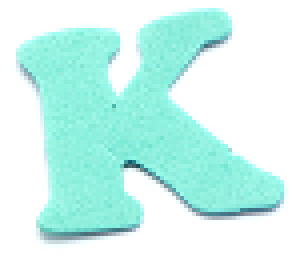
%> input picture generalized-hough-transform/PA2-testimages/template_K.png, 74 x 64 px (shown 4 times larger)
$ octave main.m   (GNU Octave 9; MATLAB toolbox functions it lacks are replaced by stand-ins)
%> lines starting %> are read from the running program, lines starting %| are printed output that depends on the picture; in (x1, y1, x2, y2) boxes, pixels count from 0 and x2, y2 are one past the last pixel; in counts of white or black regions, pixels touching at a corner belong together; the program's own positions count from 1
%> further down, template is the input picture: size 64x74x3 uint8; mean R, G, B 203, 245.4, 238.6
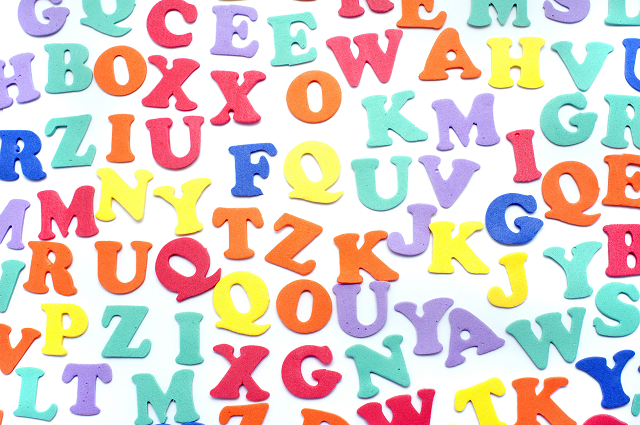
%> input picture generalized-hough-transform/PA2-testimages/letters.png, 640 x 425 px
%> further down, testImage is the input picture: size 425x640x3 uint8; mean R, G, B 221.7, 207.5, 201.2
### generalized-hough-transform/test_letter/build_RTable.m
function [rTable, bin_count] = build_RTable(img)
img_grey = rgb2gray(img);
BW = edge(img_grey,'Canny');
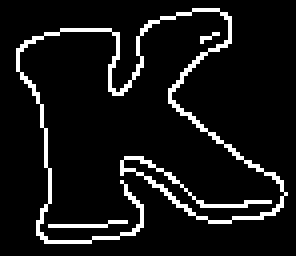
%> BW: size 64x74 logical (shown 4 times larger); 8.4% white in thin lines or dots, all inside (x1, y1, x2, y2) = (4, 2, 72, 61)

[~, Gdir] = imgradient(img_grey);
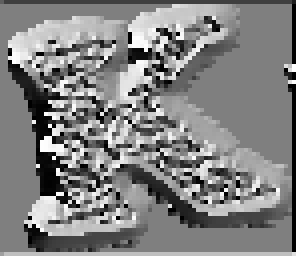
%> Gdir: size 64x74 double (shown 4 times larger); min -180, max 179.9, mean 3.2; drawn with min black and max white
% imshow(img);
% imshow(Gmag);
% imshow(Gdir);

% Use the centroid as the reference point
ref = round([size(img_grey, 1)/2, size(img_grey, 2)/2]);
%> ref = [32 37]
% BW(ref(1),ref(2)) = 1;

% Iterate through all contour points
% For each point get three piece of information
count = 1;
contourPoints = zeros(sum(sum(BW == 1)), 3);
contourReference = zeros(sum(sum(BW == 1)), 3);
for i = 1 : size(BW, 1)
    for j = 1 : size(BW, 2)
        if (BW(i,j) == 1)
           Gdir(i, j) = round (Gdir(i, j) / 2) * 2;
           if ((Gdir(i ,j)) == 180)
               Gdir(i,j) = -180;
           end
           contourPoints(count, :) = [i, j, Gdir(i, j)];
           contourReference(count, :) = [ref(1) - i, ref(2) - j, Gdir(i, j)];
           count = count + 1;
        end
    end
end
%> Gdir: size 64x74 double; 8.36% of pixels changed, all inside (x1, y1, x2, y2) = (4, 2, 72, 61)
%> after the loop, contourPoints = 400 rows, first 12: [3 49 98; 3 50 94; 3 51 94; 3 52 96; 3 53 94; 3 54 88; 3 55 76; 4 45 102; 4 46 102; 4 47 102; 4 48 102; 4 56 58]; contourReference = 400 rows, first 12: [29 -12 98; 29 -13 94; 29 -14 94; 29 -15 96; 29 -16 94; 29 -17 88; 29 -18 76; 28 -8 102; 28 -9 102; 28 -10 102; 28 -11 102; 28 -19 58]; count = 401

% Build R-table, assume the vertors in each row is no more than 100
bin_size = 180;
bin_value = zeros(bin_size, 1);
bin_count = zeros(bin_size, 1);
rTable = zeros(bin_size, 100, 3);
for i =  1 : bin_size
    bin_value(i) = -180 + (i - 1) * 2;
end

for i = 1 : size(contourReference,1)
    binIndex = (contourReference(i, 3) + 180) / 2 + 1;
    bin_count(binIndex) = bin_count(binIndex) + 1;
    rTable(binIndex, bin_count(binIndex), :) = contourReference(i, :);
end
%> this loop made 400 passes
%> binIndex on passes 1 to 3: 140, 138, 138
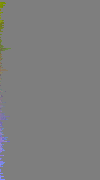
%> rTable: size 180x100x3 double; mean R, G, B -0.1, 0, 0.2; drawn with min black and max white
%> after the loop, bin_count = 180 values, max 11 at index 49, min 0 at index 1, mean 2.22

### generalized-hough-transform/test_letter/matching.m
function pos = matching(img_grey, rTable, bin_count, rotation, threshold, BW)
% Form an accumulator array
[~,Gdir] = imgradient(img_grey);

% Iterate through all contour points
% For each point get three piece of information
count = 1;
contourPoints = zeros(sum(sum(BW == 1)), 3);
for i = 1 : size(BW, 1)
    for j = 1 : size(BW, 2)
        if (BW(i,j) == 1)
           Gdir(i, j) = round ((Gdir(i, j) + rotation) / 2) * 2;
           if ((Gdir(i ,j)) >= 180)
               Gdir(i,j) =  Gdir(i,j) - 360;
           elseif ((Gdir(i ,j)) < -180)
               Gdir(i,j) =  Gdir(i,j) + 360;
           end
           contourPoints(count, :) = [i, j, Gdir(i, j)];
           count = count + 1;
        end
    end
end

% calculate possible center
accumulator = zeros(size(BW));
rotation_rad = degtorad(-rotation);
rotate_matrix = [cos(rotation_rad), -sin(rotation_rad); ...
    sin(rotation_rad), cos(rotation_rad)];
for i = 1 : size(contourPoints,1)
    binIndex = (contourPoints(i, 3) + 180) / 2 + 1;
    for j = 1 : bin_count(binIndex)
        deltaY = rTable(binIndex, j, 1);
        deltaX = rTable(binIndex, j, 2);
        delta = rotate_matrix * [deltaY; deltaX];
        targetY = round(contourPoints(i, 1) + delta(1));
        targetX = round(contourPoints(i, 2) + delta(2));
        if (targetY >= 1 && targetY <= size(accumulator, 1))
            if (targetX >= 1 && targetX <= size(accumulator, 2))
                accumulator(targetY, targetX) = accumulator(targetY, targetX) + 1;
            end
        end
    end
end

% find largest values in the array as the locations of the objects desired
accumulator(accumulator < threshold) = 0;
[row,col] = find(accumulator > threshold);
pos = [row, col];

### generalized-hough-transform/test_letter/main.m
template = imread('./PA2-testimages/template_K.png');
threshold = 18; % threshold for template K

% template = imread('./PA2-testimages/template_Q.png');
% threshold = 25; % % threshold for template Q

testImage = imread('./PA2-testimages/letters.png');
[rTable, bin_count] = build_RTable(template);

[h, w, ~] = size(template);
%> h = 64; w = 74
imshow(testImage);
hold on;

img_grey = rgb2gray(testImage);
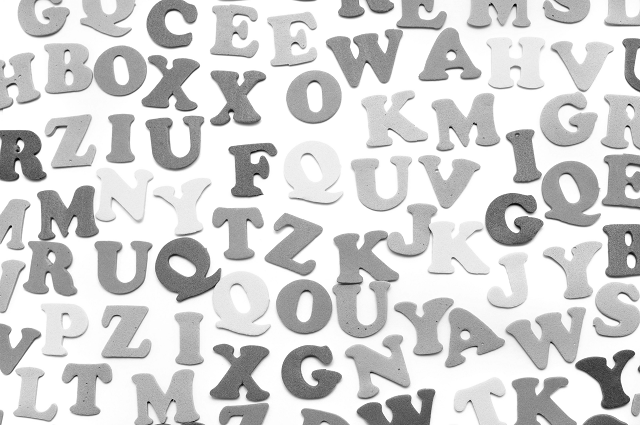
%> img_grey: size 425x640 uint8; min 1, max 255, mean 211
BW = edge(img_grey,'Canny');
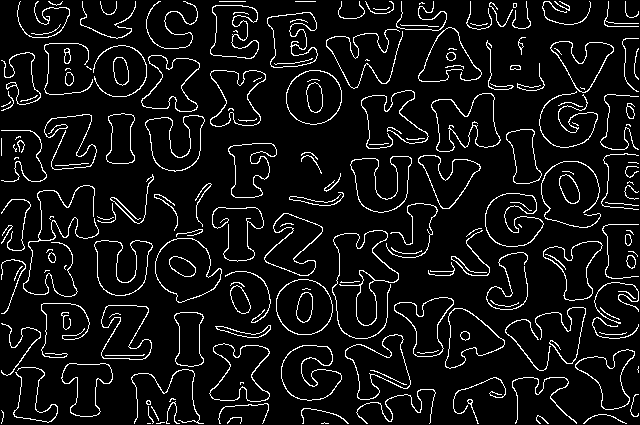
%> BW: size 425x640 logical; 7.6% white in thin lines or dots
%> the run ends on the next line

% rotate test image with counter-clockwise angle
for angle = 0 : 4 : 359
    pos = matching(img_grey, rTable, bin_count, angle, threshold, BW);
